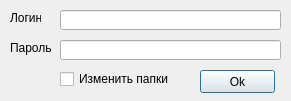
<?xml version="1.0" encoding="UTF-8"?>
<ui version="4.0">
 <class>Autoriz</class>
 <widget class="QDialog" name="Autoriz">
  <property name="geometry">
   <rect>
    <x>0</x>
    <y>0</y>
    <width>291</width>
    <height>101</height>
   </rect>
  </property>
  <property name="minimumSize">
   <size>
    <width>291</width>
    <height>101</height>
   </size>
  </property>
  <property name="maximumSize">
   <size>
    <width>291</width>
    <height>101</height>
   </size>
  </property>
  <property name="windowTitle">
   <string>Авторизация пользователя</string>
  </property>
  <widget class="QLineEdit" name="leLogin">
   <property name="geometry">
    <rect>
     <x>60</x>
     <y>10</y>
     <width>221</width>
     <height>20</height>
    </rect>
   </property>
  </widget>
  <widget class="QLineEdit" name="lePassword">
   <property name="geometry">
    <rect>
     <x>60</x>
     <y>40</y>
     <width>221</width>
     <height>20</height>
    </rect>
   </property>
   <property name="inputMethodHints">
    <set>Qt::ImhHiddenText|Qt::ImhNoAutoUppercase|Qt::ImhNoPredictiveText</set>
   </property>
   <property name="text">
    <string/>
   </property>
   <property name="echoMode">
    <enum>QLineEdit::Password</enum>
   </property>
  </widget>
  <widget class="QLabel" name="label">
   <property name="geometry">
    <rect>
     <x>10</x>
     <y>10</y>
     <width>31</width>
     <height>16</height>
    </rect>
   </property>
   <property name="text">
    <string>Логин</string>
   </property>
  </widget>
  <widget class="QLabel" name="label_2">
   <property name="geometry">
    <rect>
     <x>10</x>
     <y>40</y>
     <width>41</width>
     <height>16</height>
    </rect>
   </property>
   <property name="text">
    <string>Пароль</string>
   </property>
  </widget>
  <widget class="QPushButton" name="pbOk">
   <property name="geometry">
    <rect>
     <x>200</x>
     <y>70</y>
     <width>75</width>
     <height>23</height>
    </rect>
   </property>
   <property name="text">
    <string>Ok</string>
   </property>
  </widget>
  <widget class="QCheckBox" name="cbModifyFolder">
   <property name="geometry">
    <rect>
     <x>60</x>
     <y>70</y>
     <width>111</width>
     <height>18</height>
    </rect>
   </property>
   <property name="text">
    <string>Изменить папки</string>
   </property>
  </widget>
 </widget>
 <resources/>
 <connections/>
 <slots>
  <slot>OnOk()</slot>
 </slots>
</ui>
